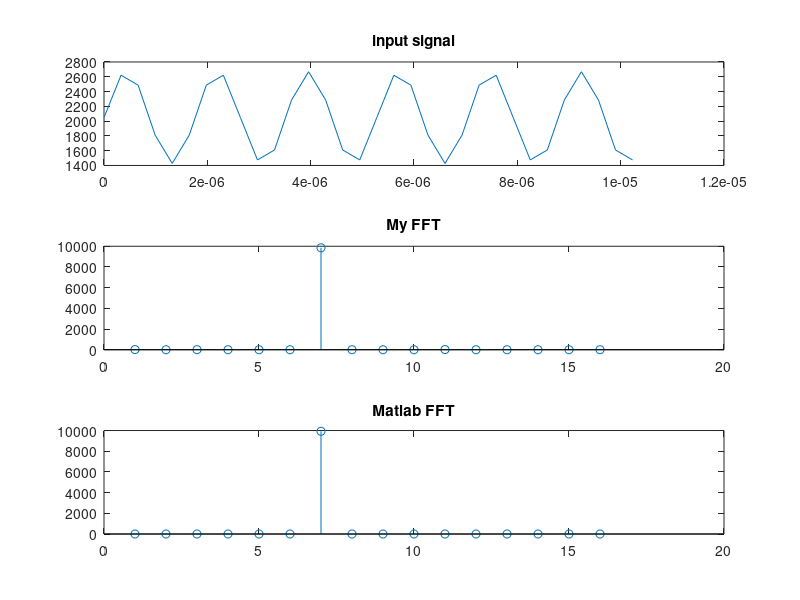

Here is the MATLAB script that generated this plot:
% Author: Hamid Reza Tanhaei
% FFT algorithm simulation based on radix-2
clc
clear
close all
Wres = 8; % Weight bits
Amp = 0.5;    % Amplitude of input peak to peak
Vref = 1.65;   % ADC Voltage Ref 
ADCres = 11; % ADC Resolution bits - 1 (signed)
%SNR = 10; 
FinalDevide = 14; % Final bits discarded
NN=32; % number of samples
Tsampling = 330e-9; % ADC speed 330ns
Fclk=1/Tsampling; %2e6; % sampling freq 3MHz
Fout=(1*(6/(NN*Tsampling))) % freq of input sin
Sampling_Ratio = Fclk/Fout;
Teta=(Fout/Fclk)*2*pi;
dT=(Teta/(2*pi))*(1/Fout);
Fs=1/dT;
tt=0:1:NN-1;
time=tt*dT;
ph_ran = 0;
offset = 0;

Gain = Amp*((2^ADCres)-1)/Vref; % ((2^8)-1);
x1=offset + sin(Teta*tt + ph_ran);
%x1 = awgn(x1,SNR);
x1 = x1*Gain;
x1 = x1 + (2^11);
x2 = x1;
for (k=1:1:32)
    if (x1(k) > (2^12-1))
        x2(k) = (2^12-1);
    elseif (x1(k) < 0 ) %(-1*(2^11-1)))
        x2(k) = 0; %(2^11-1)*(-1);
    else 
        x2(k) = (x1(k));
    end
end
x3 = floor(x2);
subplot(3,1,1);
plot(time,real(x2));
title('input signal')
%x1 = awgn(x1,20,'measured');
x2 = x2 - (2^11);
for (k=0:1:31)
    x(2*k+1) = x2(k+1);
    x(2*k+1+1) = 0; % (x1(k+1));
end
x = floor(x);
N=32;
s=5; %s=log2(N);
%for m=4:-1:0 % m=s-1:-1:0
 %m=4:
 for k=0:1:15
    Weight(2*k+1) = real(exp(-pi*1i*k/16));
    Weight(2*k+1+1) = imag(exp(-pi*1i*k/16));
 end
 Weight = Weight * ((2^Wres)-1);
 Weight = round(Weight);
 %Weight'
 overflow=0;
for p=0:1:15
        for k=p:(32):N-1
            a_r = x(2*k+1);
            a_i = x(2*k+1+1);
            b_r = x(2*k+32+1);
            b_i = x(2*k+1+32+1);
            %w=(exp(-pi*1i*p/16));
            w_r = (Weight(2*p+1));
            w_i = (Weight(2*p+1+1));
            %x(k+1)=b+x(k+16+1);
            x(2*k+1) = (a_r + b_r);
            x(2*k+1+1) = (a_i + b_i);
            if (x(2*k+1) > 32000)
                overflow = overflow + 1; 
            end
            if (x(2*k+1) < -32000)
                overflow = overflow + 1; 
            end
            if (x(2*k+1+1) > 32000)
                overflow = overflow + 1; 
            end
            if (x(2*k+1+1) < -32000)
                overflow = overflow + 1; 
            end
            %
           % x(k+16+1)=(b-x(k+16+1))*w;
            x(2*k+32+1) = (((a_r - b_r) * w_r) - ((a_i - b_i) * w_i)) / (2^Wres);
            x(2*k+1+32+1) = (((a_r - b_r) * w_i) + ((a_i - b_i) * w_r)) / (2^Wres); 
            if (x(2*k+32+1) > 32000)
                overflow = overflow + 1; 
            end
            if (x(2*k+32+1) < -32000)
                overflow = overflow + 1; 
            end
            if (x(2*k+1+32+1) > 32000)
                overflow = overflow + 1; 
            end
            if (x(2*k+1+32+1) < -32000)
                overflow = overflow + 1; 
            end
            
        end
end
x = floor(x);
%stem(x);
 %m=3:
for p=0:1:7
        for k=p:16:N-1
            a_r = x(2*k+1);
            a_i = x(2*k+1+1);
            b_r = x(2*k+16+1);
            b_i = x(2*k+1+16+1);
            %t=(exp(-pi*1i*2*p/16));
            %w=Weight(2*p+1);
            w_r = (Weight(4*p+1));
            w_i = (Weight(4*p+1+1));
            %x(k+1)=b+x(k+8+1);
            x(2*k+1) = (a_r + b_r);
            x(2*k+1+1) = (a_i + b_i);
            if (x(2*k+1) > 32000)
                overflow = overflow + 1; 
            end
            if (x(2*k+1) < -32000)
                overflow = overflow + 1; 
            end
            if (x(2*k+1+1) > 32000)
                overflow = overflow + 1; 
            end
            if (x(2*k+1+1) < -32000)
                overflow = overflow + 1; 
            end
            
            %x(k+8+1)=(b-x(k+8+1))*t;
            x(2*k+16+1) = (((a_r - b_r) * w_r) - ((a_i - b_i) * w_i)) / (2^Wres);
            x(2*k+1+16+1) = (((a_r - b_r) * w_i) + ((a_i - b_i) * w_r)) / (2^Wres);
            if (x(2*k+16+1) > 32000)
                overflow = overflow + 1; 
            end
            if (x(2*k+16+1) < -32000)
                overflow = overflow + 1; 
            end
            if (x(2*k+1+16+1) > 32000)
                overflow = overflow + 1; 
            end
            if (x(2*k+1+16+1) < -32000)
                overflow = overflow + 1; 
            end
            
        end
end
x = floor(x);
 %m=2:
for p=0:1:3
        for k=p:8:N-1
            a_r = x(2*k+1);
            a_i = x(2*k+1+1);
            b_r = x(2*k+8+1);
            b_i = x(2*k+1+8+1);
            %t=(exp(-pi*1i*4*p/16));
            %t=Weight(4*p+1);
            w_r = (Weight(8*p+1));
            w_i = (Weight(8*p+1+1));
            
            %x(k+1)=b+x(k+4+1);
            x(2*k+1) = (a_r + b_r);
            x(2*k+1+1) = (a_i + b_i);
            if (x(2*k+1) > 32000)
                overflow = overflow + 1; 
            end
            if (x(2*k+1) < -32000)
                overflow = overflow + 1; 
            end
            if (x(2*k+1+1) > 32000)
                overflow = overflow + 1; 
            end
            if (x(2*k+1+1) < -32000)
                overflow = overflow + 1; 
            end
            
            %x(k+4+1)=(b-x(k+4+1))*t;
            x(2*k+8+1) = (((a_r - b_r) * w_r) - ((a_i - b_i) * w_i)) / (2^Wres);
            x(2*k+1+8+1) = (((a_r - b_r) * w_i) + ((a_i - b_i) * w_r)) / (2^Wres);
            if (x(2*k+8+1) > 32000)
                overflow = overflow + 1; 
            end
            if (x(2*k+8+1) < -32000)
                overflow = overflow + 1; 
            end
            if (x(2*k+1+8+1) > 32000)
                overflow = overflow + 1; 
            end
            if (x(2*k+1+8+1) < -32000)
                overflow = overflow + 1; 
            end
            
        end
end
x = floor(x);
 %m=1:
for p=0:1:1
        for k=p:4:N-1
            a_r = x(2*k+1);
            a_i = x(2*k+1+1);
            b_r = x(2*k+4+1);
            b_i = x(2*k+1+4+1);
            %t=(exp(-pi*1i*8*p/16));
            %t=Weight(8*p+1);
            w_r = (Weight(16*p+1));
            w_i = (Weight(16*p+1+1));
            
            %x(k+1)=b+x(k+2+1);
            x(2*k+1) = (a_r + b_r);
            x(2*k+1+1) = (a_i + b_i);
            if (x(2*k+1) > 32000)
                overflow = overflow + 1; 
            end
            if (x(2*k+1) < -32000)
                overflow = overflow + 1; 
            end
            if (x(2*k+1+1) > 32000)
                overflow = overflow + 1; 
            end
            if (x(2*k+1+1) < -32000)
                overflow = overflow + 1; 
            end
            %x(k+2+1)=(a-x(k+2+1))*t;
            x(2*k+4+1) = (((a_r - b_r) * w_r) - ((a_i - b_i) * w_i)) / (2^Wres);
            x(2*k+1+4+1) = (((a_r - b_r) * w_i) + ((a_i - b_i) * w_r)) / (2^Wres);
            if (x(2*k+4+1) > 32000)
                overflow = overflow + 1; 
            end
            if (x(2*k+4+1) < -32000)
                overflow = overflow + 1; 
            end
            if (x(2*k+1+4+1) > 32000)
                overflow = overflow + 1; 
            end
            if (x(2*k+1+4+1) < -32000)
                overflow = overflow + 1; 
            end
            
        end
end
x = floor(x);
 %m=0:
%for p=0:1:0
p=0;
        for k=p:(2):N-1
            a_r = x(2*k+1);
            a_i = x(2*k+1+1);
            b_r = x(2*k+2+1);
            b_i = x(2*k+1+2+1);
            %t=(exp(-pi*1i*16*p/16));
            %t=Weight(16*p+1);
            w_r = (Weight(32*p+1));
            w_i = (Weight(32*p+1+1));
            
            %x(k+1)=a+x(k+1+1);
            x(2*k+1) = (a_r + b_r);
            x(2*k+1+1) = (a_i + b_i);
            if (x(2*k+1) > 32000)
                overflow = overflow + 1; 
            end
            if (x(2*k+1) < -32000)
                overflow = overflow + 1; 
            end
            if (x(2*k+1+1) > 32000)
                overflow = overflow + 1; 
            end
            if (x(2*k+1+1) < -32000)
                overflow = overflow + 1; 
            end
            
            %x(k+1+1)=(b-x(k+1+1))*t;
            x(2*k+2+1) = (((a_r - b_r) * w_r) - ((a_i - b_i) * w_i)) / (2^Wres);
            x(2*k+1+2+1) = (((a_r - b_r) * w_i) + ((a_i - b_i) * w_r)) / (2^Wres);
            if (x(2*k+2+1) > 32000)
                overflow = overflow + 1; 
            end
            if (x(2*k+2+1) < -32000)
                overflow = overflow + 1; 
            end
            if (x(2*k+1+2+1) > 32000)
                overflow = overflow + 1; 
            end
            if (x(2*k+1+2+1) < -32000)
                overflow = overflow + 1; 
            end
            
        end
%end
x = floor(x);
%stem(x)

%end
for (k=0:1:31)
    xf(k+1) = x(2*k+1) + 1i*x(2*k+1+1);
end

y=bitrevorder(xf);
Yout = abs(y(1:16)); % floor(((abs(y(1:16))).^2) / (2^FinalDevide));
%Yout = floor(((abs(y(1:16))).^2) / (2^FinalDevide));
%for (k=1:1:16)
%    if (Yout(k) > (2^15-1))
%    overflow = overflow + 1;
%    end
%end

overflow

%y=(xf);
subplot(3,1,2);
stem(Yout);
title('My FFT');
%stem(abs(y));
%stem(x);
subplot(3,1,3);
MatFFT = abs(fft(x2)); 
stem(MatFFT(1:16));
title('Matlab FFT');